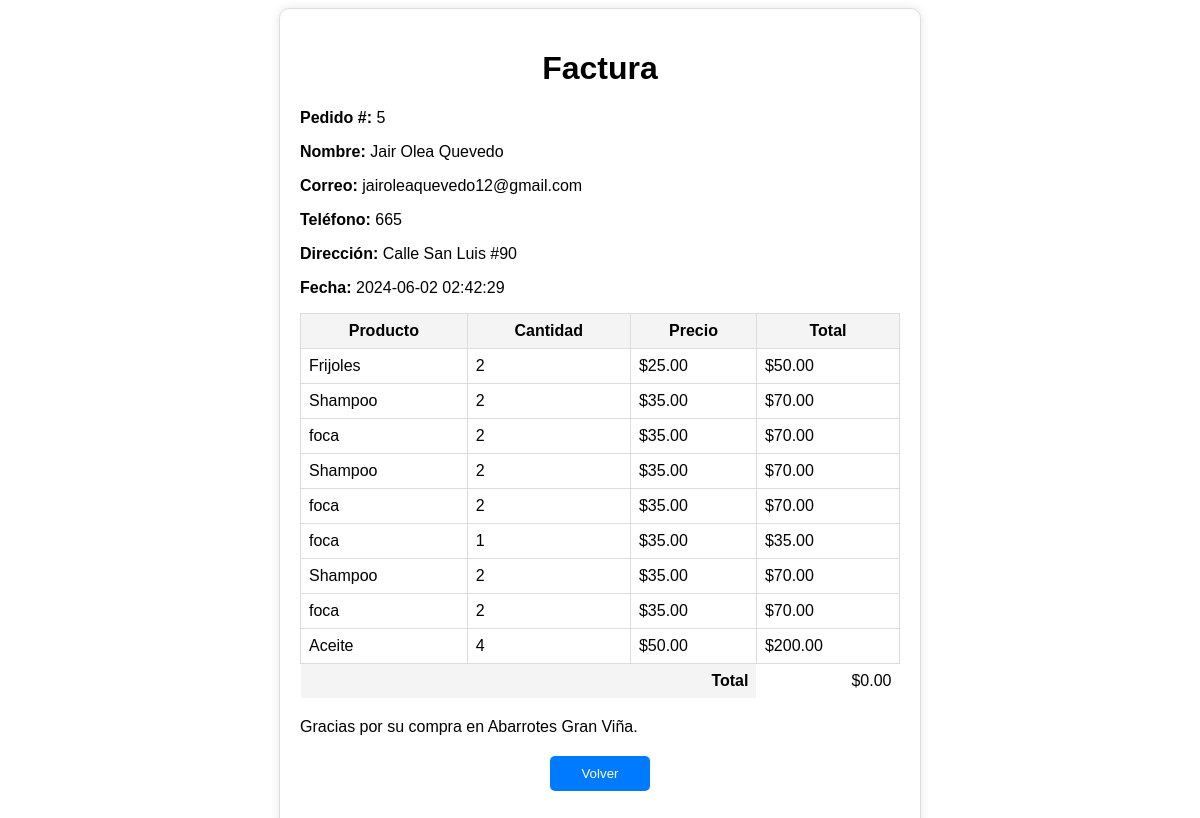
The page /factura.php?pedido_id=5 on the database its author committed.
### tables this page shows
CREATE TABLE `pedidos` (
  `id` int(11) NOT NULL,
  `nombre_completo` varchar(255) DEFAULT NULL,
  `correo` varchar(255) DEFAULT NULL,
  `telefono` varchar(255) DEFAULT NULL,
  `direccion` varchar(255) DEFAULT NULL,
  `producto` varchar(255) DEFAULT NULL,
  `cantidad` int(11) DEFAULT NULL,
  `id_cliente` int(11) DEFAULT NULL,
  `total` decimal(10,2) NOT NULL DEFAULT 0.00,
  `fecha` timestamp NOT NULL DEFAULT current_timestamp()
);

### factura.php (the view, shortened to what this page needs)
<?php
$servername = "localhost";
$username = "root";
$password = "";
$dbname = "tienda";
$conn = new mysqli($servername, $username, $password, $dbname);
$pedido_id = intval($_GET['pedido_id']);
$stmt = $conn->prepare("SELECT nombre_completo, correo, telefono, direccion, total, fecha FROM pedidos WHERE id = ?");
$stmt->bind_param("i", $pedido_id);
$stmt->execute();
$pedido_result = $stmt->get_result();
$pedido = $pedido_result->fetch_assoc();
$productos_result = $conn->query("SELECT producto, cantidad, precio FROM carrito");
?>
<!DOCTYPE html>
<html lang="en">
<head>
</head>
<body>
    <div class="invoice">
        <h1>Factura</h1>
        <p><strong>Pedido #:</strong> <?php echo $pedido_id; ?></p>
        <p><strong>Nombre:</strong> <?php echo htmlspecialchars($pedido['nombre_completo']); ?></p>
        <p><strong>Correo:</strong> <?php echo htmlspecialchars($pedido['correo']); ?></p>
        <p><strong>Teléfono:</strong> <?php echo htmlspecialchars($pedido['telefono']); ?></p>
        <p><strong>Dirección:</strong> <?php echo htmlspecialchars($pedido['direccion']); ?></p>
        <p><strong>Fecha:</strong> <?php echo htmlspecialchars($pedido['fecha']); ?></p>
        <table>
            <thead>
                <tr>
                    <th>Producto</th>
                    <th>Cantidad</th>
                    <th>Precio</th>
                    <th>Total</th>
                </tr>
            </thead>
            <tbody>
                <?php while ($row = $productos_result->fetch_assoc()) { ?>
                    <tr>
                        <td><?php echo htmlspecialchars($row['producto']); ?></td>
                        <td><?php echo htmlspecialchars($row['cantidad']); ?></td>
                        <td>$<?php echo number_format($row['precio'], 2); ?></td>
                        <td>$<?php echo number_format($row['cantidad'] * $row['precio'], 2); ?></td>
                    </tr>
                <?php } ?>
            </tbody>
            <tfoot>
                <tr class="total">
                    <th colspan="3">Total</th>
                    <td>$<?php echo number_format($pedido['total'], 2); ?></td>
                </tr>
            </tfoot>
        </table>
        <p>Gracias por su compra en Abarrotes Gran Viña.</p>
        <button class="back-button" onclick="window.history.back();">Volver</button>
    </div>
</body>
</html>

### factura.php (style rules this page uses)
body { font-family: Arial, sans-serif; }
.invoice { max-width: 600px; margin: 0 auto; padding: 20px; border: 1px solid #ddd; border-radius: 10px; box-shadow: 0 0 10px rgba(0, 0, 0, 0.1); }
.invoice h1 { text-align: center; }
.invoice table { width: 100%; border-collapse: collapse; margin-bottom: 20px; }
.invoice table th, .invoice table td { border: 1px solid #ddd; padding: 8px; }
.invoice table th { background-color: #f4f4f4; }
.invoice .total { text-align: right; }
.invoice .total th, .invoice .total td { border: none; }
.back-button { display: block; width: 100px; margin: 20px auto; padding: 10px; text-align: center; background-color: #007bff; color: white; border: none; border-radius: 5px; cursor: pointer; }

### rows shown on the page
pedidos: nombre_completo "Jair Olea Quevedo", correo "jairoleaquevedo12@gmail.com", telefono "665", direccion "Calle San Luis #90", fecha "2024-06-02 02:42:29", total "0.00"

### other values the page prints
$pedido_id "5"
$row['producto'] "Frijoles"
$row['cantidad'] "2"
$row['precio'] "25.00"
$row['cantidad'] * $row['precio'] "50.00"
$row['producto'] "Shampoo"
$row['precio'] "35.00"
$row['cantidad'] * $row['precio'] "70.00"
$row['producto'] "foca"
$row['cantidad'] "1"
$row['cantidad'] * $row['precio'] "35.00"
$row['producto'] "Aceite"
$row['cantidad'] "4"
$row['precio'] "50.00"
$row['cantidad'] * $row['precio'] "200.00"
